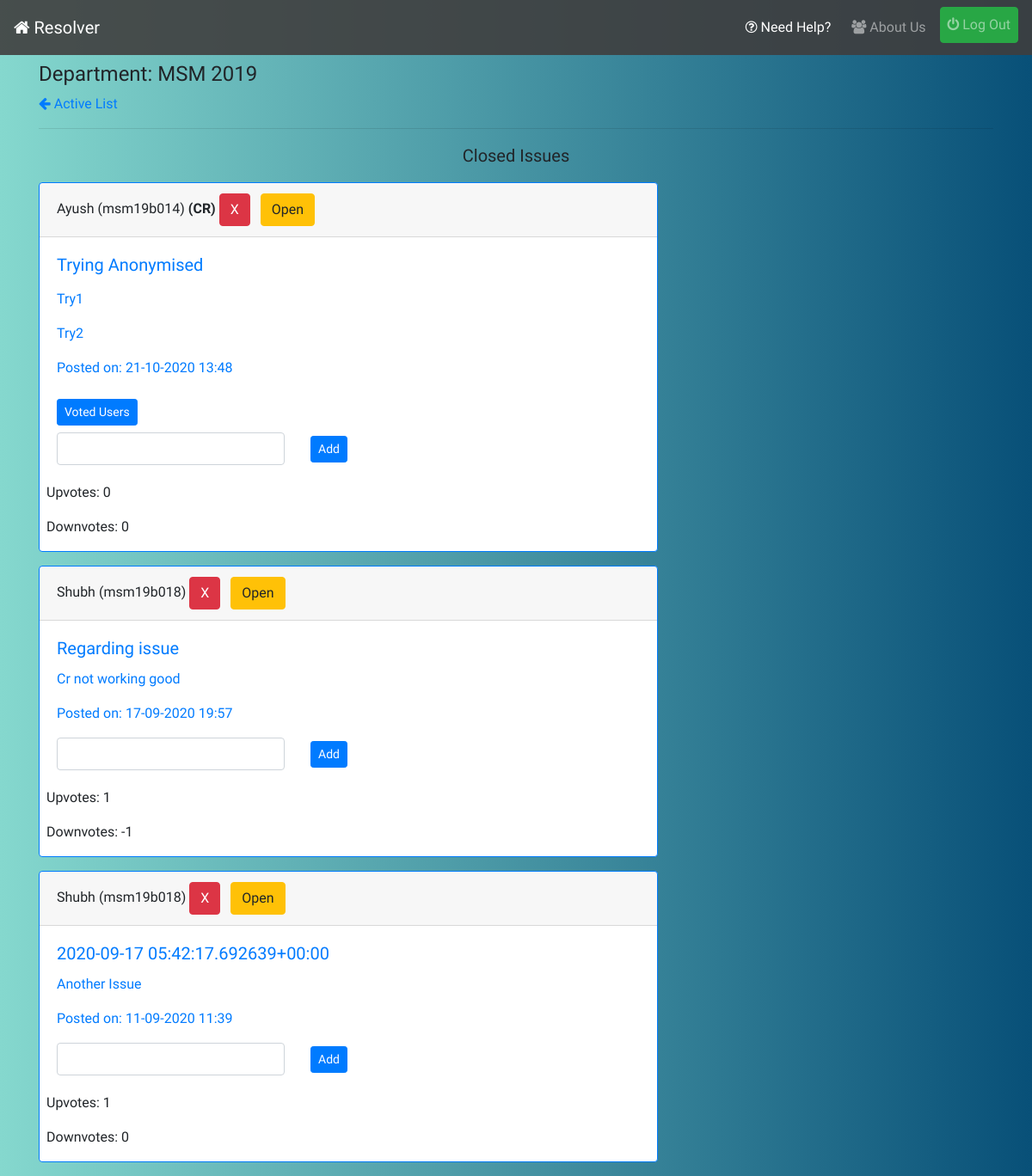
Page /close/ (signed in) on the earlier database version.
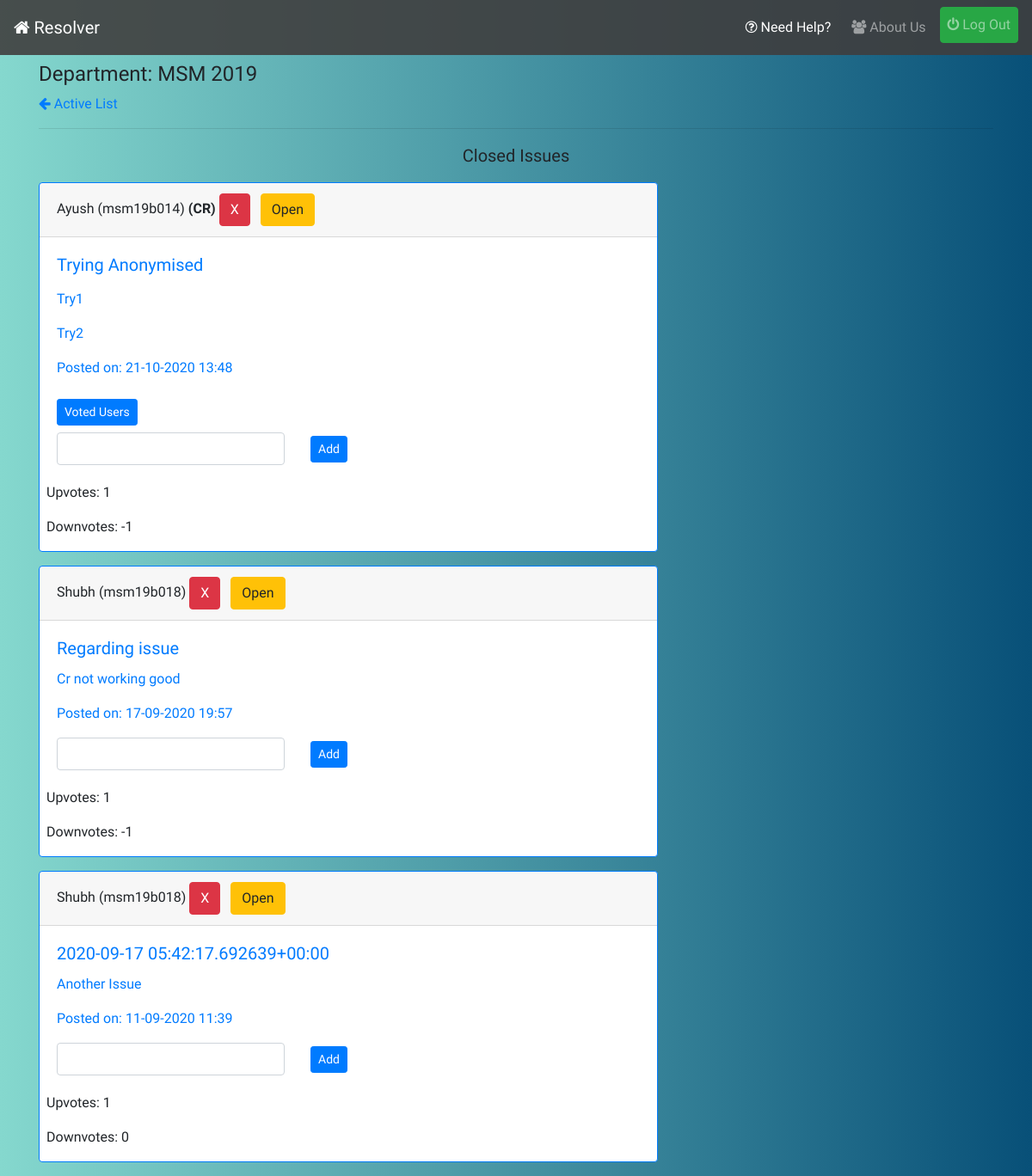
Same page on the later database version.
### reporter/models.py (models this page shows, shortened)
class Report(models.Model):
    user = models.ForeignKey(UserInfo,on_delete=models.CASCADE,blank=True)
    title = models.CharField('Subject',max_length=56)
    content = models.TextField('Issue')
    department = models.CharField(max_length=20,blank=True)
    year = models.CharField(max_length=4,blank=True)
    timestamp = models.DateTimeField(auto_now_add=True)
    updated = models.DateTimeField(auto_now=True)
    active = models.BooleanField(default=True)
    resolved = models.BooleanField(default=False)
    cr_line = models.CharField(max_length=256,null=True,blank=True)
    upvotes = models.IntegerField(default=0)
    downvotes = models.IntegerField(default=0)
    deadline = models.DateTimeField(null=True)
    anonymized = models.BooleanField(default=True,help_text = "CRs don't have Access to Voted Users!")
    class Meta:
        ordering = ['-timestamp']

### profiles/models.py (models this page shows, shortened)
class UserInfo(models.Model):
    user = models.OneToOneField(User,on_delete=models.CASCADE,related_name='info')
    is_cr = models.BooleanField(default=False)
    department = models.CharField(max_length=20)
    join_year = models.CharField(max_length=4)
    institute = models.ForeignKey(Institute,on_delete=models.CASCADE,related_name='allusers')
    registered_on = models.DateTimeField(auto_now_add=True)
    total_upvotes = models.IntegerField(default=0)
    total_downvotes = models.IntegerField(default=0)
    total_novotes = models.IntegerField(default=0)
    class Meta:
        ordering = ['-total_upvotes','-total_downvotes','-total_novotes']

class User(AbstractUser):
    pass

### reporter/views.py (the view)
# urls.py: path('close/',views.close_view,name='close-stage'),
@login_required
def close_view(request):
    if(request.user.info.is_cr):
        if(request.method=='POST'):
            id_ = int(request.POST.get('id',None))
            resolve_message = request.POST.get('c-line',None)
            obj = Report.objects.get(id=id_)
            obj.cr_line = resolve_message
            obj.save()
        qs = Report.objects.filter(active=False,department=request.user.info.department,year=request.user.info.join_year,resolved=False).order_by('-updated')
        return render(request,'reporter/closed.html',{'issue_list':qs})
    raise PermissionDenied

### infolist/context-processors.py (called while the page is built)
def pending_info_list_context(request):
    if request.user.is_superuser:
        return {}
    pending = -1
    if request.user.is_authenticated:
        pending = InfoList.objects.filter(department=request.user.info.department,year=request.user.info.join_year,approved=False).count()
    return {"pending_info_list":pending}

### reporter/context-processors.py (called while the page is built)
def pending_issue_list_context(request):
    if request.user.is_superuser:
        return {}
    pending=-1
    if request.user.is_authenticated:
        pending = Report.objects.filter(active=False,department=request.user.info.department,year=request.user.info.join_year,resolved=False).count()
    return {"pending_issue_count":pending}

def resolved_issue_list_context(request):
    if request.user.is_superuser:
        return {}
    resolved=-1
    if request.user.is_authenticated:
        resolved = Report.objects.filter(active=False,department=request.user.info.department,year=request.user.info.join_year,resolved=True).count()
    return {"resolved_issue_count":resolved}

### reporter/templates/reporter/closed.html (shortened to what this page needs)
{% extends 'base.html' %}
{% load static %}
{% block content %}
{% if request.user.is_authenticated %}
    <h4 class=mt-2>Department: {{request.user.info.department|upper}} {{request.user.info.join_year}}</h4>
    <a href="{% url 'reporter:index' %}"><i class="fa fa-arrow-left"></i> Active List</a>
    <hr>
    <p class="mt-2 lead text-center">Closed Issues</p>
    {% for issue in issue_list %}
    <div class="card border-primary mb-3" style="max-width: 45rem;">
        <div class="card-header">{{issue.user.user.first_name}} ({{issue.user.user.username}}) {% if issue.user.is_cr %}<strong>(CR)</strong>{% endif %} {% if request.user.info.is_cr %}<button type="button" class="btn btn-danger" data-toggle="modal" data-target="#deleteModal">X</button> <a class="btn btn-warning ml-2" href="{% url 'reporter:close-issue' issue.id %}">Open</a> {% endif %} {% if issue.cr_line %}<a class="btn btn-success" href="{% url 'reporter:resolve-issue' issue.id %}">Resolve</a>{% endif %}</div>
        <div class="card-body text-primary">
          <h5 class="card-title">{{issue.title}}</h5>
          <p class="card-text" >{{issue.content|safe}}</p>
          <p class="card-text">Posted on: {{issue.timestamp|date:'d-m-Y H:i'}}</p>
          {% if not issue.anonymized %}
          <a class="btn btn-primary btn-sm my-2" href="{% url 'reporter:voted-users' issue.id %}">Voted Users</a>
          {% endif %}
          {% if issue.cr_line %}
          <p class="card-text resolve-message"><em>Resolved Message: </em><span style="color: black;">{{issue.cr_line}}</span></p>
          <a class="btn btn-dark" href="{% url 'reporter:resolve-line-delete' issue.id %}">Remove Message</a>
          {% else %}
          <form action="{% url 'reporter:close-stage' %}" method="post">
            <div class="row">
              <div class="col-lg-5 col-md-7 col-sm-8">
                <input class="form-control" type="text" name="c-line">
              </div>
              <div class="col-2">
                  <input class="btn btn-primary btn-sm mt-1" type="submit" value="Add">
              </div>
            </div>
          </form>
          {% endif %}
        </div>
        <div class="results ml-2">
          <p>Upvotes: {{issue.upvotes}}</p>
          <p>Downvotes: {{issue.downvotes}}</p>
        </div>
    </div>
    {% empty %}
    <p class="lead">No Issues Closed!</p>
    {% endfor %}
{% endif %}
{% endblock %}

Differences in the rows shown:
changed Report "Trying Anonymised": upvotes "0" → "1"; downvotes "0" → "-1"
